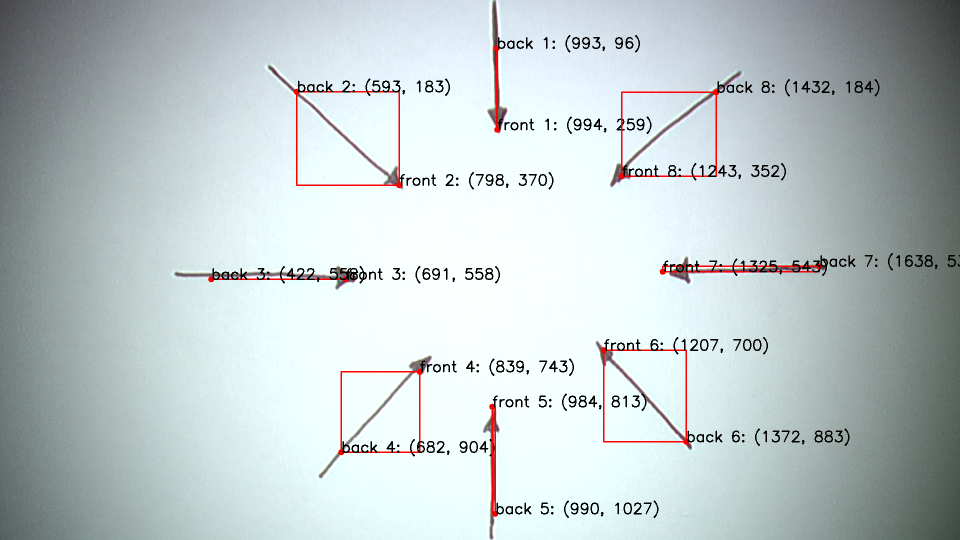
#> input picture images/evaluation_left.png, 1920 x 1080 px (shown at 1/2 size)
$ python -i process_data.py   (imports and definitions only)
#> lines starting #> are read from the running program, lines starting #| are printed output that depends on the picture; after the words box and inside, x2 and y2 are one past the last pixel; in counts of white or black regions, pixels touching at a corner belong together
#> further down, picture is the input picture: shape (1080, 1920, 3); mean B, G, R 203.1, 201.8, 191.1
"""
Process data from the demonstrations.  Run this script in this directory. No
command line arguments needed.

(c) 2017 by Daniel Seita
"""
import argparse
import cv2
import numpy as np
import os
import pickle
import sys
# [1 line not run here, left out]

# For HSV.
LOWER  = np.array([0,0,0])
HIGHER = np.array([255,50,255])

# Other stuff
DIM = 256
TRAIN_FRAC = 0.8


# [20 lines left out: function load_pickle_to_list, not called in this run]


def process_one_image(img):
    """ Important! Processes one image (stored as a numpy array).

    The dvrk needs to do the same thing when it is in action. Unfortunately, I
    think there will be issues with timing ... so try and keep the
    pre-processing to a minimum. And we also have to pass it through a neural
    network ... uh oh.

    TODO: test this out again once we have better paint for needle detection.
    """
    # Cropping boundaries. Requires some tweaking but I _think_ these work.
    x,y,w,h = 600, 0, 1024, 1024
    #cv2.rectangle(img, (x,y), (x+w, y+h), (0,0,0), 2) # Debug bounding boxes.
    img = img[y:y+h, x:x+w]
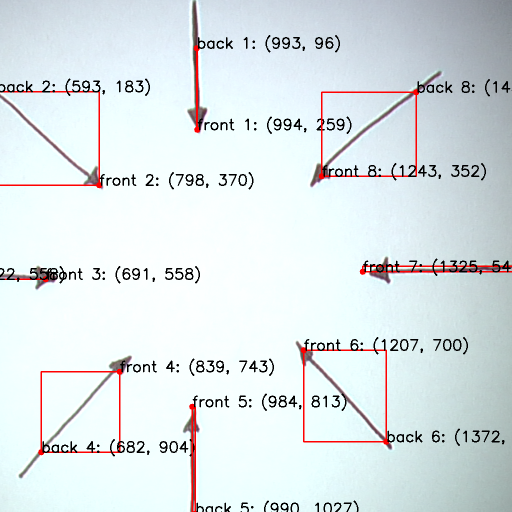
#> img: shape (1024, 1024, 3) (shown at 1/2 size); mean of channels 0, 1, 2 231.4, 229, 220; drawn as B, G, R

    # Resize. Do it here to make the rest of the process slightly faster.
    scale = 0.25
    img = cv2.resize(img, (int(w*scale),int(h*scale)), interpolation=cv2.INTER_LINEAR)
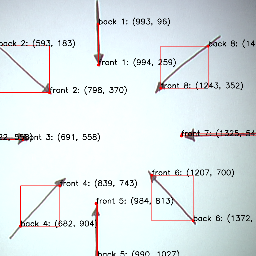
#> img: shape (256, 256, 3); mean of channels 0, 1, 2 231.8, 229.4, 220.1; drawn as B, G, R

    # HSV Mask. This works well for the non-painted needles.
    img  = cv2.medianBlur(img, 9)
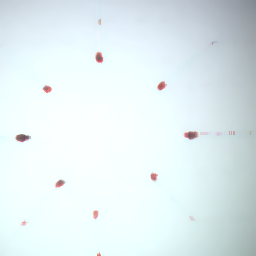
#> img: shape (256, 256, 3); mean of channels 0, 1, 2 241.2, 238.7, 226.6; drawn as B, G, R
    hsv  = cv2.cvtColor(img, cv2.COLOR_BGR2HSV)
#> hsv: shape (256, 256, 3); mean H, S, V 93.8, 16.8, 241.7
    mask = cv2.inRange(hsv, LOWER, HIGHER)
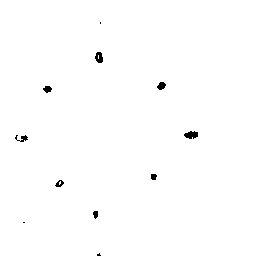
#> mask: shape (256, 256); 99.4% white; 11 black regions (3 under 20 px), largest, box (x1, y1, x2, y2) and area: (184, 131, 198, 139) 80, (95, 52, 103, 63) 65, (157, 82, 166, 90) 50
    img  = cv2.bitwise_and(img, img, mask=mask)

    # Grayscale.
    img = cv2.cvtColor( cv2.cvtColor(img, cv2.COLOR_HSV2BGR), cv2.COLOR_BGR2GRAY)
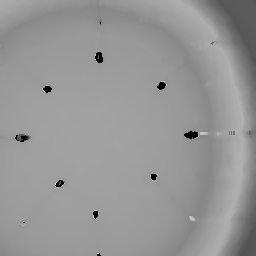
#> img: shape (256, 256); min 0, max 213, mean 150.1

    return img


# [108 lines left out: functions process_images, form_data, sanity_checks_and_save, not called in this run]


# [16 lines not run here, left out]

>>> import cv2
>>> picture = cv2.imread('../images/evaluation_left.png')
>>> result = process_one_image(picture)
